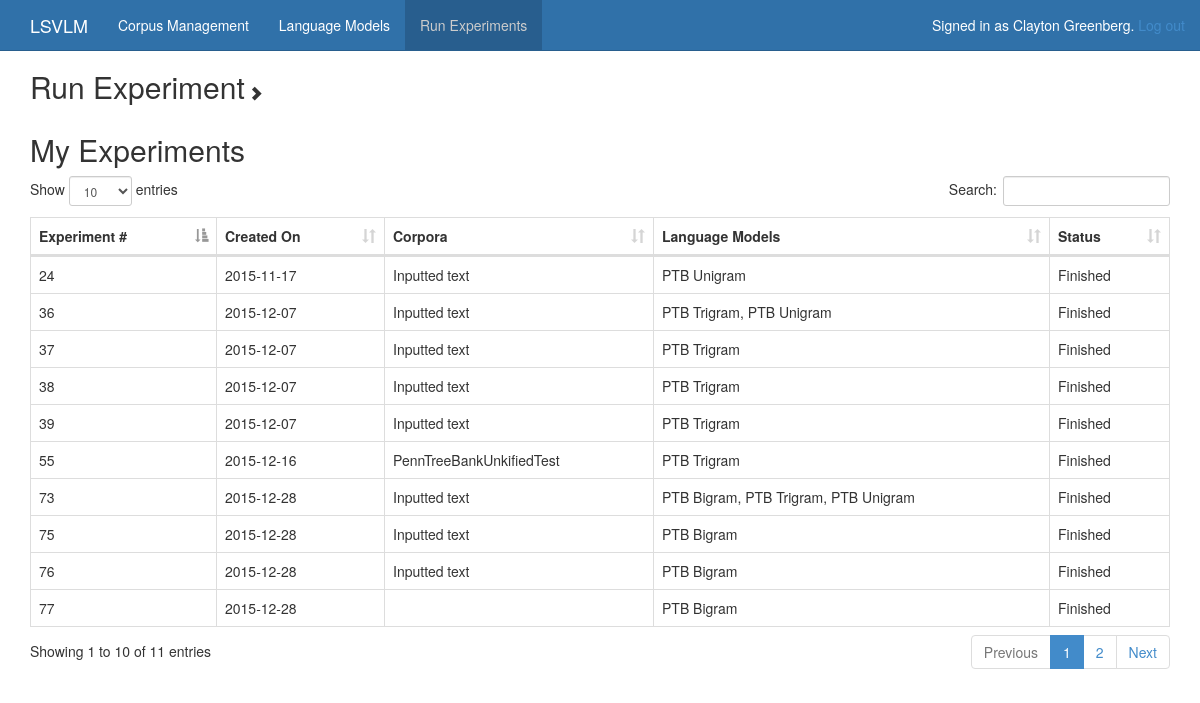
Page /experiments/ (signed in) on the committed database.
### experiments/models.py (models this page shows, shortened)
class ExperimentSet(models.Model):
    user = models.ForeignKey(User)
    lms = models.ManyToManyField(LM)
    corpora = models.ManyToManyField(Corpus)
    date_run = models.DateTimeField('date published')
    TEST_CORPUS = 1
    INPUT_TEXT = 2
    TYPE_CHOICES = (
        (1, 'Test corpora'),
        (2, 'Input text'),
    )
    startWordIndex = 0
    endWordIndex = 29
    totalWords = 29
    experiment_type = models.IntegerField(choices=TYPE_CHOICES, default=1)
    def corpora_names(self):
        if self.experiment_type == self.TEST_CORPUS:
            return ", ".join([corpus.name for corpus in self.corpora.all()])
        else:
            return "Inputted text"
    def lm_names(self):
        return ", ".join([lm.name for lm in self.lms.all()])
    def status_text(self):
        if(self.finished()):
            return "Finished"
        else:
            return "Running..."
    def finished(self):
        return (not self.experiment_set.filter(status=Experiment.RUNNING).exists())

### lm/models.py (models this page shows, shortened)
class LM(models.Model):
    UNTRAINED = 1
    TRAINED = 2
    TRAINING = 3
    STATUS_CHOICES = (
        (1, 'Untrained'),
        (2, 'Trained'),
        (3, 'Training'),
    )
    name = models.CharField(max_length=20, unique=True)
    user = models.ForeignKey(User)
    description = models.CharField(max_length=500)
    date_added = models.DateTimeField('date published')
    last_trained = models.DateTimeField(null=True, blank=True)
    lmdata = JSONField()
    status = models.IntegerField(choices=STATUS_CHOICES, default=1)
    default_corpus = models.IntegerField(default=0)

### corpora/models.py (models this page shows, shortened)
class Corpus(models.Model):
    class Meta:
        verbose_name_plural = "corpora"
    user = models.ForeignKey(User)
    date_added = models.DateTimeField('date published')
    name = models.CharField(max_length=100, unique=True)
    description = models.CharField(max_length=500)
    process_steps = models.CharField(max_length=500)
    location = models.CharField(max_length=300)
    file_name = models.CharField(max_length=200)
    metadata_url = models.CharField(max_length=300)
    size = models.CharField(max_length=300, default = '0') #new field for size of corpora
    count = models.CharField(max_length=300, default = '0') #new field for count of corpora
    label = models.CharField(max_length=100, default = '0') # new field for tag search
    lang = models.ForeignKey(Lang)

### experiments/views.py (the view)
@login_required
def index(request):
    context = {'lms'           : LM.objects.filter(status=LM.TRAINED),
               'corpora'       : Corpus.objects.all(),
               'my_expsets'    : ExperimentSet.objects.filter(user=request.user),
               'other_expsets' : ExperimentSet.objects.exclude(user = request.user)}
    if request.method == "POST":
        form = ExperimentSetForm(request.POST, request.FILES)
        if form.is_valid():
            lm_ids = request.POST.getlist("lm")
            lms = LM.objects.filter(id__in=lm_ids)
            source = request.POST.get("source")
            exp_set = ExperimentSet(user=request.user, date_run=timezone.now())
            exp_set.save()
            for lm in lms: exp_set.lms.add(lm)
            files.make_experiment_dir(exp_set.id)
            if source == "input_text":
                exp_set.experiment_type = ExperimentSet.INPUT_TEXT
                exp_set.save()
                text = request.POST.get("input_text")
                corpus_location = files.write_experiment_corpus(exp_set.id, text)
                exp_set.generate_input_experiments(corpus_location)
            elif source == "corpus":
                exp_set.experiment_type = ExperimentSet.TEST_CORPUS
                c_ids = request.POST.getlist("corpus")
                corpora = Corpus.objects.filter(id__in=c_ids)
                for corpus in corpora: exp_set.corpora.add(corpus)
                exp_set.save()
                exp_set.generate_corpora_experiments()
            else:
                return HttpResponseRedirect(reverse("experiments:index"))
            for exp in exp_set.experiment_set.all():
                qsub.run_perplexity(exp)
            return HttpResponseRedirect(reverse("experiments:experiment_set", kwargs={"experiment_id" : exp_set.id}))
        else: context["form"] = form
    else: context["form"] = ExperimentSetForm()
    return render(request, 'experiments/index.html', context)

### experiments/run_exp_form.py (shortened to what this page needs)
class ExperimentSetForm(forms.ModelForm):
    lm = forms.MultipleChoiceField(label="Language Models", required=False)
    source = forms.ChoiceField(choices=[["corpus", "corpus"], ["input_text", "input_text"]],
                                  widget=RadioSelect())
    corpus = forms.MultipleChoiceField(label=_radio_button_label("source", "corpus", "Test Corpora", 0),
                                  widget=SelectMultiple(attrs={"disabled" : 'True'}), required=False)
    input_text = forms.CharField(widget=forms.Textarea(attrs={"placeholder" : INPUT_TEXT_PLACEHOLDER, 'rows': 6}),
            label= _radio_button_label("source", "input_text", 'Input Text', 1, True), required=False)
    def __init__(self, *args, **kwargs):
            super(ExperimentSetForm, self).__init__(*args,**kwargs)
            lm_choices     = [(l.id, l.name) for l in LM.objects.filter(status = LM.TRAINED)]
            corpus_choices = [(c.id, c.name) for c in Corpus.objects.all()]
            self.fields['lm'].choices = lm_choices
	    self.fields['corpus'].choices = corpus_choices
    class Meta:
        model = ExperimentSet
        fields = ['lm', 'source', 'corpus', 'input_text']

### experiments/templatetags/experiments_tags.py (called while the page is built)
@register.filter(name='addcss')
def addcss(field, css):
   return field.as_widget(attrs={"class":css})

### experiments/templates/experiments/index.html (shortened to what this page needs)
{% extends "experiments_base.html" %}
{% load staticfiles %}
{% block content %}
<div>
    <a class="expand" data-toggle="collapse" href="#addExpSetForm" aria-expanded="false" aria-controls="addExpSetForm">
      <h2>Run Experiment</h2>
        <span id="expand-arrow" class="glyphicon {% if errors %}glyphicon-chevron-down{% else %}glyphicon-chevron-right{% endif %}" aria-hidden="true"></span>
    </a>
</div>
{% if my_expsets %}
<h2>My Experiments</h2>
{% include "experiments/_expset_table.html" with expsets=my_expsets %}
{% endif %}
{% endblock %}
{% block css %}
<link href="{% static 'css/dataTables.bootstrap.css' %}" rel="stylesheet" type="text/css" />
{% endblock %}

### templates/base.html (shortened to what this page needs)
{% load staticfiles %}
<!DOCTYPE html>
<html lang="en">
  <head>
    <link href="{% static 'css/bootstrap.css' %}" rel="stylesheet" type="text/css" />
    <link href="{% static 'css/base.css' %}" rel="stylesheet" type="text/css" />
    {% block css %}{% endblock %}
  </head>
  <body>
    <nav class="navbar navbar-fixed-top navbar-blue">
      <div class="container">
        <div class="navbar-header">
          <a class="navbar-brand" href="{% url 'index' %}">LSVLM</a>
        </div>
        {% block navbar %}
        <div id="navbar" class="collapse navbar-collapse">
          <ul class="nav navbar-nav">
            <li {% block corpusnav %}{% endblock %}><a href="{% url 'corpora:index' %}">Corpus Management</a></li>
            <li {% block lmnav %}{% endblock %}><a href="{% url 'lm:index' %}">Language Models</a></li>
            <li {% block experimentsnav %}{% endblock %}><a href="{% url 'experiments:index' %}">Run Experiments</a></li>
          </ul>
          <p class="navbar-text navbar-right">Signed in as {{ user.first_name }} {{ user.last_name }}.
              <a href="{% url 'logout' %}">Log out</a></p>
        </div>
        {% endblock %}
      </div>
    </nav>
    <div class="container">
        {% block content %}
        {% endblock %}
    </div>
  </body>
</html>

### experiments/templates/experiments/_expset_table.html
<table id="corpus_table" class="table table-hover table-bordered searchable-table">
    <thead>
        <tr>
            <th>Experiment #</th>
            <th>Created On</th>
            <th>Corpora</th>
            <th>Language Models</th>
            <th>Status</th>
        </tr>
    </thead>
    <tbody>
    {% for experiment in expsets %}
        <tr class="corpus" href="{% url 'experiments:experiment_set' experiment.id %}">
            <td>{{ experiment.id }}</td>
            <td>{{ experiment.date_run|date:'Y-m-d' }}</td>
            <td>{{ experiment.corpora_names }}</td>
            <td>{{ experiment.lm_names }}</td>
            <td>{{ experiment.status_text }}</td>
        </tr>
    {% endfor %}
    </tbody>
</table>

### static/css/base.css (style rules this page uses)
body { padding-top: 50px; }
.navbar-blue { background-color: #3071a9; border-color: #285e8e; color: #fff; }
.navbar-blue .navbar-brand { color: #ffffff; }
.navbar-blue .navbar-nav > li > a { color: #ffffff; }
.navbar-blue .navbar-nav > .active > a, .navbar-blue .navbar-nav > .active > a:hover, .navbar-blue .navbar-nav > .active > a:focus { color: #ccc; background-color: #285e8e; }
a.expand:link, a.expand:visited, a.expand:hover, a.expand:active { color:#333; text-decoration:none; }
.expand h2 { display:inline-block; }

### rows in the picture
ExperimentSet: id "24", date_run "2015-11-17", corpora_names "Inputted text", lm_names "PTB Unigram", status_text "Finished"
ExperimentSet: id "36", date_run "2015-12-07", corpora_names "Inputted text", lm_names "PTB Trigram, PTB Unigram", status_text "Finished"
ExperimentSet: id "37", date_run "2015-12-07", corpora_names "Inputted text", lm_names "PTB Trigram", status_text "Finished"
ExperimentSet: id "38", date_run "2015-12-07", corpora_names "Inputted text", lm_names "PTB Trigram", status_text "Finished"
ExperimentSet: id "39", date_run "2015-12-07", corpora_names "Inputted text", lm_names "PTB Trigram", status_text "Finished"
ExperimentSet: id "55", date_run "2015-12-16", corpora_names "PennTreeBankUnkifiedTest", lm_names "PTB Trigram", status_text "Finished"
ExperimentSet: id "73", date_run "2015-12-28", corpora_names "Inputted text", lm_names "PTB Bigram, PTB Trigram, PTB Unigram", status_text "Finished"
ExperimentSet: id "75", date_run "2015-12-28", corpora_names "Inputted text", lm_names "PTB Bigram", status_text "Finished"
ExperimentSet: id "76", date_run "2015-12-28", corpora_names "Inputted text", lm_names "PTB Bigram", status_text "Finished"
ExperimentSet: id "77", date_run "2015-12-28", lm_names "PTB Bigram", status_text "Finished"

### other values in the picture
{{ user.first_name }} "Clayton"
{{ user.last_name }} "Greenberg"
